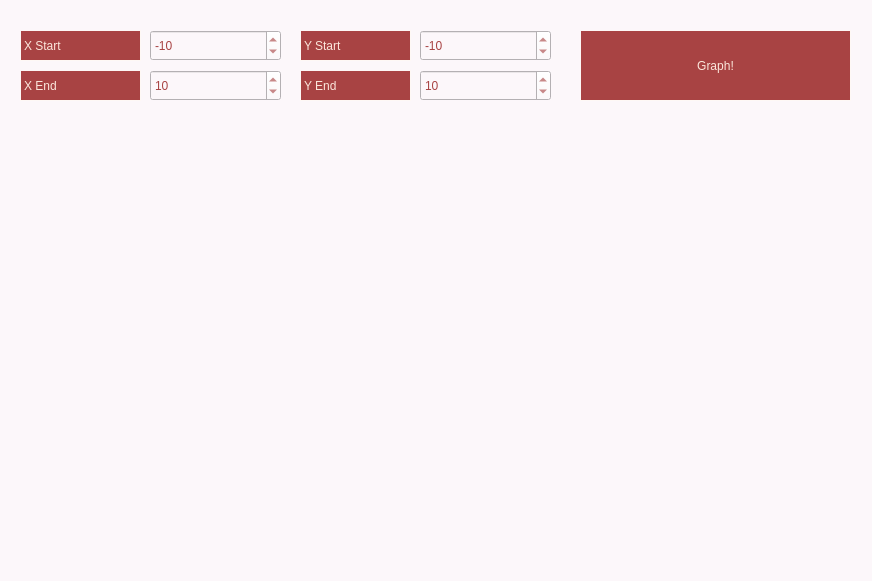
<?xml version="1.0" encoding="UTF-8"?>
<ui version="4.0">
 <class>Graph</class>
 <widget class="QWidget" name="Graph">
  <property name="geometry">
   <rect>
    <x>0</x>
    <y>0</y>
    <width>872</width>
    <height>581</height>
   </rect>
  </property>
  <property name="windowTitle">
   <string>Form</string>
  </property>
  <property name="styleSheet">
   <string notr="true">QWidget {
background-color : #fcf7fa;

}

</string>
  </property>
  <widget class="QCustomPlot" name="Widget" native="true">
   <property name="geometry">
    <rect>
     <x>10</x>
     <y>100</y>
     <width>831</width>
     <height>441</height>
    </rect>
   </property>
   <property name="styleSheet">
    <string notr="true">QCustomPlot {
	font: 28pt &quot;.AppleSystemUIFont&quot;;
  qproperty-alignment: 'AlignVCenter | AlignRight';
  border: 1px solid rgb(254, 248, 245);
color: rgb(85, 51, 79);
background-color : rgb(254, 248, 245);

}</string>
   </property>
  </widget>
  <widget class="QPushButton" name="pushButton">
   <property name="geometry">
    <rect>
     <x>580</x>
     <y>30</y>
     <width>271</width>
     <height>71</height>
    </rect>
   </property>
   <property name="styleSheet">
    <string notr="true">QPushButton {
font: 22pt &quot;.AppleSystemUIFont&quot;;
border:1px solid rgb(254, 248, 245);
background-color: #a84343;
color: rgb(251, 230, 219);
}
QPushButton:pressed {
background-color: qlineargradient(x1: 0, y1: 0, x2: 0, y2: 1,
                                      stop: 0 #FFFFFF, stop: 1 #8B0000);
    
}

</string>
   </property>
   <property name="text">
    <string>Graph!</string>
   </property>
  </widget>
  <widget class="QSpinBox" name="sp_x_st">
   <property name="geometry">
    <rect>
     <x>150</x>
     <y>30</y>
     <width>131</width>
     <height>31</height>
    </rect>
   </property>
   <property name="styleSheet">
    <string notr="true">QSpinBox {
	font: 22pt &quot;.AppleSystemUIFont&quot;;
  color: #a84343;

}
</string>
   </property>
   <property name="minimum">
    <number>-1000000</number>
   </property>
   <property name="maximum">
    <number>1000000</number>
   </property>
   <property name="value">
    <number>-10</number>
   </property>
  </widget>
  <widget class="QLabel" name="x_start">
   <property name="geometry">
    <rect>
     <x>20</x>
     <y>30</y>
     <width>121</width>
     <height>31</height>
    </rect>
   </property>
   <property name="styleSheet">
    <string notr="true">QLabel {
font: 22pt &quot;.AppleSystemUIFont&quot;;
border:1px solid rgb(254, 248, 245);
background-color: #a84343;
color: rgb(251, 230, 219);
}


</string>
   </property>
   <property name="text">
    <string>X Start</string>
   </property>
  </widget>
  <widget class="QLabel" name="x_end">
   <property name="geometry">
    <rect>
     <x>20</x>
     <y>70</y>
     <width>121</width>
     <height>31</height>
    </rect>
   </property>
   <property name="styleSheet">
    <string notr="true">QLabel {
font: 22pt &quot;.AppleSystemUIFont&quot;;
border:1px solid rgb(254, 248, 245);
background-color: #a84343;
color: rgb(251, 230, 219);
}


</string>
   </property>
   <property name="text">
    <string>X End</string>
   </property>
  </widget>
  <widget class="QSpinBox" name="sp_x_end">
   <property name="geometry">
    <rect>
     <x>150</x>
     <y>70</y>
     <width>131</width>
     <height>31</height>
    </rect>
   </property>
   <property name="styleSheet">
    <string notr="true">QSpinBox {
	font: 22pt &quot;.AppleSystemUIFont&quot;;
  color: #a84343;

}
</string>
   </property>
   <property name="minimum">
    <number>-1000000</number>
   </property>
   <property name="maximum">
    <number>1000000</number>
   </property>
   <property name="value">
    <number>10</number>
   </property>
  </widget>
  <widget class="QSpinBox" name="sp_y_end">
   <property name="geometry">
    <rect>
     <x>420</x>
     <y>70</y>
     <width>131</width>
     <height>31</height>
    </rect>
   </property>
   <property name="styleSheet">
    <string notr="true">QSpinBox {
	font: 22pt &quot;.AppleSystemUIFont&quot;;
  color: #a84343;

}
</string>
   </property>
   <property name="minimum">
    <number>-1000000</number>
   </property>
   <property name="maximum">
    <number>1000000</number>
   </property>
   <property name="value">
    <number>10</number>
   </property>
  </widget>
  <widget class="QSpinBox" name="sp_y_st">
   <property name="geometry">
    <rect>
     <x>420</x>
     <y>30</y>
     <width>131</width>
     <height>31</height>
    </rect>
   </property>
   <property name="styleSheet">
    <string notr="true">QSpinBox {
	font: 22pt &quot;.AppleSystemUIFont&quot;;
  color: #a84343;

}
</string>
   </property>
   <property name="minimum">
    <number>-1000000</number>
   </property>
   <property name="maximum">
    <number>1000000</number>
   </property>
   <property name="value">
    <number>-10</number>
   </property>
  </widget>
  <widget class="QLabel" name="y_end">
   <property name="geometry">
    <rect>
     <x>300</x>
     <y>70</y>
     <width>111</width>
     <height>31</height>
    </rect>
   </property>
   <property name="styleSheet">
    <string notr="true">QLabel {
font: 22pt &quot;.AppleSystemUIFont&quot;;
border:1px solid rgb(254, 248, 245);
background-color: #a84343;
color: rgb(251, 230, 219);
}


</string>
   </property>
   <property name="text">
    <string>Y End</string>
   </property>
  </widget>
  <widget class="QLabel" name="y_start">
   <property name="geometry">
    <rect>
     <x>300</x>
     <y>30</y>
     <width>111</width>
     <height>31</height>
    </rect>
   </property>
   <property name="styleSheet">
    <string notr="true">QLabel {
font: 22pt &quot;.AppleSystemUIFont&quot;;
border:1px solid rgb(254, 248, 245);
background-color: #a84343;
color: rgb(251, 230, 219);
}


</string>
   </property>
   <property name="text">
    <string>Y Start</string>
   </property>
  </widget>
 </widget>
 <customwidgets>
  <customwidget>
   <class>QCustomPlot</class>
   <extends>QWidget</extends>
   <header>qcustomplot.h</header>
   <container>1</container>
  </customwidget>
 </customwidgets>
 <resources/>
 <connections/>
</ui>
